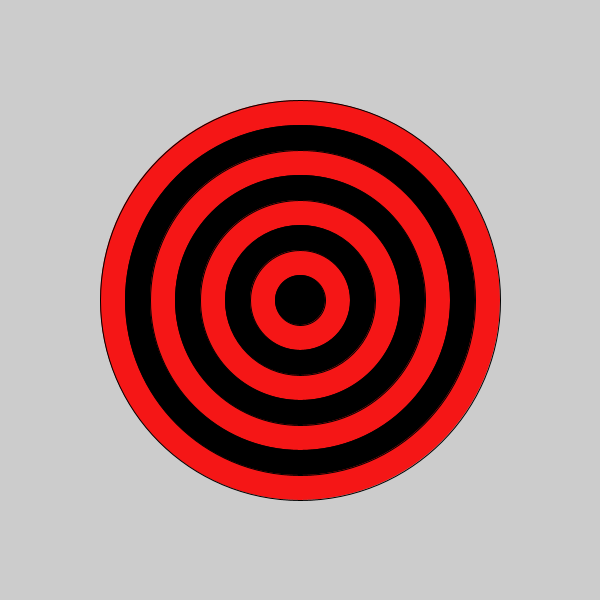
Frame 1 (no input)
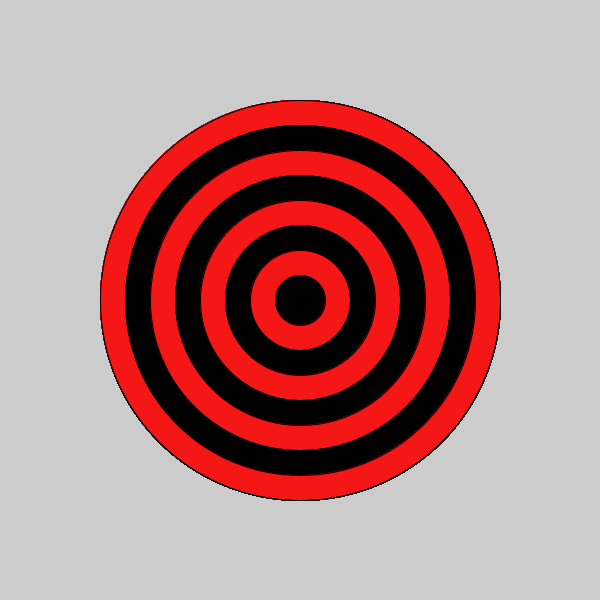
Frame 60 (the mouse pressed at the canvas centre just before this capture)
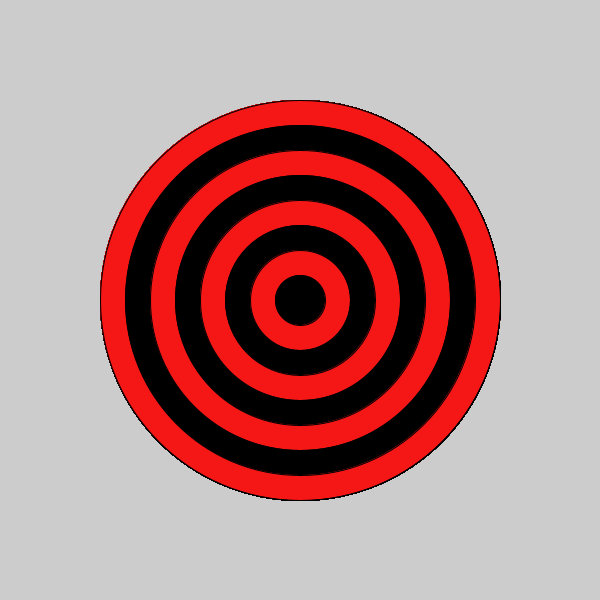
Frame 120 (the mouse held since frame 60 and released just before this capture)

The Processing sketch that drew these frames (run headless with seeded random() and noise(); from frame 60 on, the mouse is pressed at the canvas centre):

// Processing sketch: bullseye
// ── bullseye.pde

void setup() {
 
  // set the size of your sketch
  size(600,600);
}

void draw() {
  
  //Starting with the largest ellipse, use a for loop to draw a bullseye with ellipses.
  for(int i=0;i<8;i++){
   if (i%2==0){
   fill(#F51616);
   }else{
    fill (0);
   }
    ellipse(300,300,400-50*i,400-50*i);
    
    
  }
  //Use an if statement and modulo to alternate the color of your rings.
  
  
}
